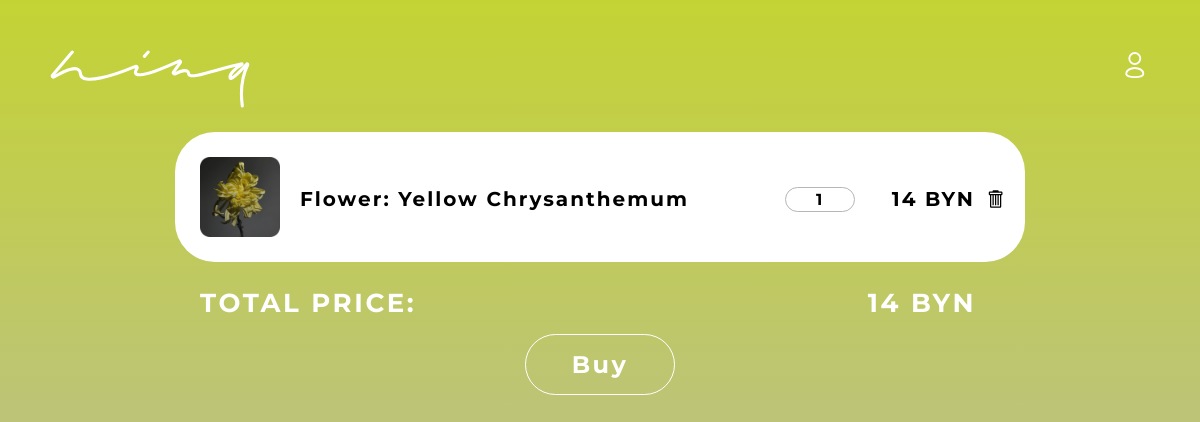
The app's page /order/cart/ (signed in), older data.
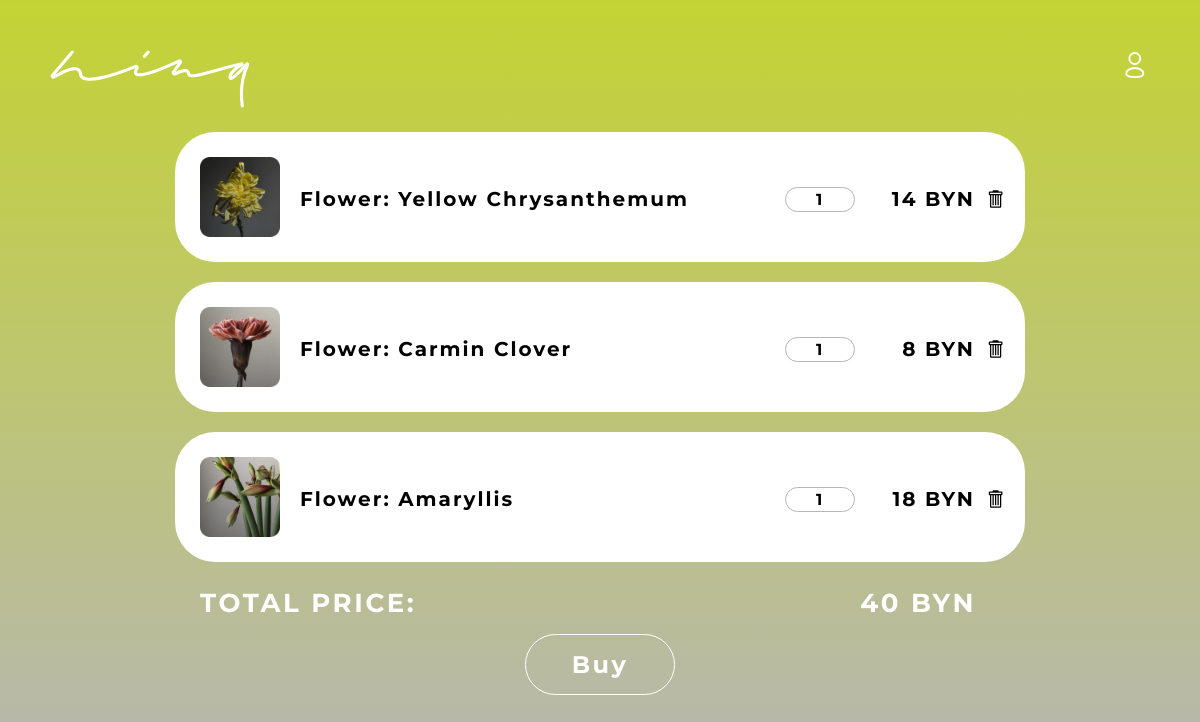
The same page, newer data.
### order/models.py (models this page shows, shortened)
class OrderedItem(models.Model):
    order = models.ForeignKey(Order, on_delete=models.CASCADE, related_name='order', default=0)
    item = models.ForeignKey(Item, on_delete=models.CASCADE, default=0)
    amount = models.IntegerField(default=1)

### store/models.py (models this page shows, shortened)
class Item(models.Model):
    name = models.CharField(max_length=35)
    image = models.ImageField(upload_to='./static/image')
    price = models.IntegerField(max_length=10, default=0)
    type = models.ForeignKey(Type, on_delete=models.CASCADE, related_name='item_type', default=0)

class Type(models.Model):
    type_name = models.CharField(max_length=20)
    def __str__(self):
        return self.type_name

### order/views.py (the view)
# urls.py: path('cart/', views.CartView.as_view(), name='cart'),
class CartView(LoginRequiredMixin, ListView):
    model = OrderedItem
    template_name = "cart/cart.html"
    success_url = "/order/delivery"
    login_url = '/login'
    def get_context_data(self, **kwargs):
        context = super().get_context_data(**kwargs)
        u = self.request.user
        if Order.objects.filter(user_id=u.id, status=0).exists():
            order = Order.objects.filter(user_id=u.id, status=0).get()
            context['order'] = order
            if OrderedItem.objects.filter(order=order).exists():
                ordered = OrderedItem.objects.filter(order=order)
                context['ordered'] = ordered
                item = OrderedItem.objects.filter(order=order).values_list('item', flat=True)
                total = []
                for i in item:
                    price = Item.objects.filter(id=i).values_list('price', flat=True)
                    total.append(price[0])
                total_price = sum(total)
                context['total_price'] = total_price
        items = OrderedItem.objects.all()
        context['items'] = items
        return context

### order/templates/cart/cart.html (shortened to what this page needs)
<!DOCTYPE HTML>
{% block content %}
{% load static %}
<html lang="en">
	<head>
        <link rel="stylesheet" href="{% static 'style/cart.css' %}">
    </head>
	<body>
        <header class="header">
            <a href="{% url 'index' %}"><img class="nina" src="{% static 'img/nina_header_white.svg' %}"></a>
            <div><a href="{% url 'profile' %}"><img src="{% static 'img/profile_white.svg' %}" width="30" height="30"></a></div>
        </header>
        <main>
            {% for ordered in items %}
            {% if ordered.order.user == user and ordered.item.type_id == 2 and ordered.order.status == 0 %}
                <section class="cart_container_flower">
                    <div class="cart_element_flower">
                        <img src="{{ordered.item.image.url}}" width="80">
                        <div class="cart_text">{{ordered.item.type}}: {{ordered.item.name}}</div>
                        <div class="counter">
                            <pre class="amount">{{ordered.amount}}</pre>
                        </div>
                        <div class="cart_text price">{{ordered.item.price}} BYN</div>
                        <form method="post" action="{% url 'cart_remove' ordered.id %}">
                            <button class="delete_link"><img src="{% static 'img/delete.svg' %}" width="20" height="20"></button>
                        </form>
                    </div>
                </section>
            {% endif %}
            {% endfor %}
            {% if ordered %}
                <div class="total_container">
                    <div class="cart_element">
                        <div class="cart_text_white">TOTAL PRICE:</div>
                        <div class="cart_text_white price">{{total_price}} BYN</div>
                    </div>
                </div>
                <form method="post" action="{% url 'delivery'  order.pk %}">
                    <button type="submit"  class="button_buy">Buy</button>
                </form>
            {% endif %}
        </main>
    </body>
</html>
{% endblock %}

### static/style/cart.css (style rules this page uses)
body { font-family: 'Montserrat', sans-serif; padding-inline-start: 0; margin: 0; background: linear-gradient(180deg, #C4D334 0%, #B6B6B6 100%); background-repeat: no-repeat; background-attachment: fixed; }
html { box-sizing: border-box; scroll-behavior: smooth; }
button, a { cursor: pointer; }
.header { display: flex; justify-content: space-between; margin-top: 50px; margin-left: 50px; margin-right: 50px; }
.nina { width: 200px; }
.button_buy { margin: 0 auto;; display: block; background-color: inherit; border: 1px solid #FFFFFF; border-radius: 80px; font-family: 'Montserrat'; font-weight: 700; font-size: 24px; letter-spacing: 0.1em; color: #FFFFFF; width: 150px; margin-bottom: 50px; margin-top: -10px; text-decoration: none; text-align: center; padding-top: 15px; padding-bottom: 15px; }
.cart_container_flower { margin: 0 auto;; display: block; width: 800px; background: #FFFFFF; border-radius: 40px; padding-top: 25px; padding-left: 25px; padding-right:25px; margin-top: 20px; }
.cart_element_flower { display: grid; grid-template-columns: 100px 485px 70px 120px 25px; padding-bottom: 25px; }
.cart_element { display: grid; grid-template-columns: 600px 176px 24px; padding-bottom: 25px; }
.total_container { margin: 0 auto; display: block; width: 800px; margin-top: 25px; }
.cart_text_white { font-family: 'Montserrat'; font-weight: 700; font-size: 26px; letter-spacing: 0.1em; color: #FFFFFF; }
.cart_text { font-family: 'Montserrat'; font-weight: 700; font-size: 20px; letter-spacing: 0.1em; color: #000; padding-top: 30px; }
.price { text-align: right; }
.delete_link { width: 20px; height: 20px; padding: 0; margin-left: 10px; margin-top: 32px; border: none; background-color: inherit; }
.counter { text-align: center; margin-top: 30px; padding-bottom: 3px; padding-left: 3px; padding-right: 3px; height: 20px; border: 1px solid #b6b6b6;; border-radius: 50px; }
.amount { margin-top: 2px; font-family: 'Montserrat'; font-weight: 700; font-size: 16px; letter-spacing: 0.1em; color: #000; }

Row changes from the older to the newer data that the page shows:
added OrderedItem: item.image (picture), item.type "Flower", item.name "Carmin Clover", amount "1", item.price "8"
added OrderedItem: item.image (picture), item.type "Flower", item.name "Amaryllis", amount "1", item.price "18"
Text that changed along with them:
{{ total_price }}: "14" → "40"
